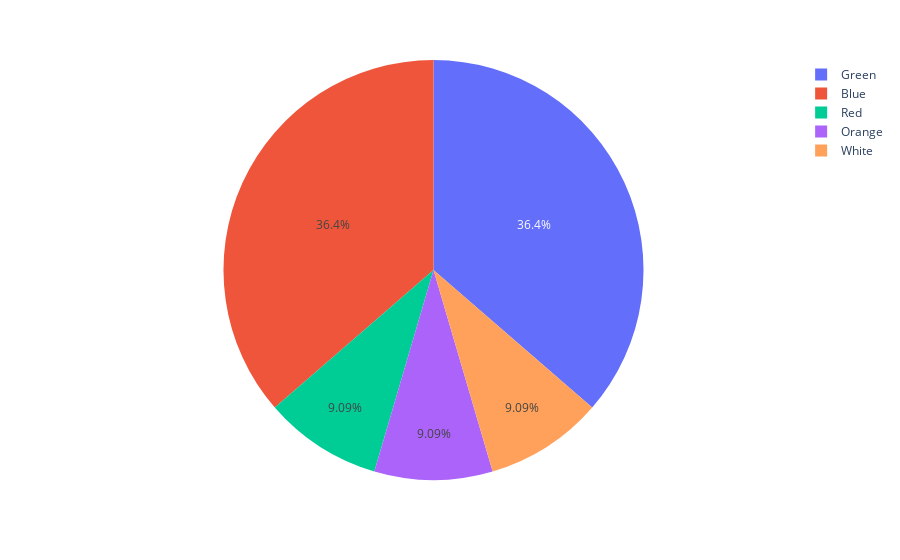

Here is the notebook cell this chart was saved with:
### Code cell
# Proper way
plx.pie(data_frame = df,
       values = pd.DataFrame(df["col-2"].value_counts())["count"], 
       names =list(pd.DataFrame(df["col-2"].value_counts()).index))

### Figure 1 — Plotly figure (JSON) as saved in the notebook; plotly's stock layout.template omitted (floating-point values rounded to 4 significant figures)
{"data": [{"domain": {"x": [0, 1], "y": [0, 1]}, "hovertemplate": "label=%{label}<br>value=%{value}<extra></extra>", "labels": ["Green", "Blue", "Red", "Orange", "White"], "legendgroup": "", "name": "", "showlegend": true, "type": "pie", "values": [4, 4, 1, 1, 1]}], "layout": {"legend": {"tracegroupgap": 0}, "margin": {"t": 60}}}
